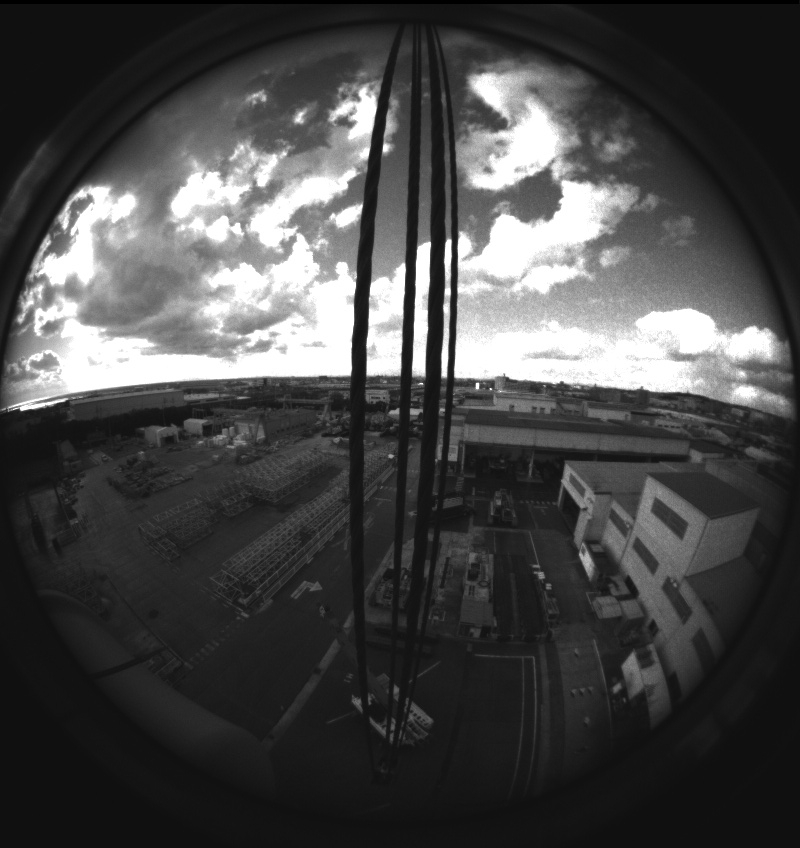
#> input picture sky_detection/sky_detector/sample/frame0020.jpg, 800 x 848 px
$ python sky_detector.py   (older library calls are emulated)
#> lines starting #> are read from the running program, lines starting #| are printed output that depends on the picture; after the words box and inside, x2 and y2 are one past the last pixel; in counts of white or black regions, pixels touching at a corner belong together
#> further down, img is the input picture: shape (848, 800, 3); min 0, max 255, mean 71.5
#| img.shape orignal (848, 800, 3)
import cv2
from matplotlib import pyplot as plt
import os
import cv2
from scipy.signal import medfilt
from scipy import ndimage
import numpy as np
from matplotlib import pyplot as plt


def cal_skyline(mask):
    h, w = mask.shape
    for i in range(w):
        raw = mask[:, i]
        after_median = medfilt(raw, 19)
        try:
            first_zero_index = np.where(after_median == 0)[0][0]
            first_one_index = np.where(after_median == 1)[0][0]
            if first_zero_index > 20:
                mask[first_one_index:first_zero_index, i] = 1
                mask[first_zero_index:, i] = 0
                mask[:first_one_index, i] = 0
        except:
            continue
    return mask


def get_sky_region_gradient(img):

    plt.figure(4)
    plt.subplot(2,3,1)
    plt.imshow(img)
    plt.title('1. Given Input Image')


    print("img.shape orignal", img.shape)
#| img.shape orignal (848, 800, 3)

    h, w, _ = img.shape
#> h = 848; w = 800

    img_gray = cv2.cvtColor(img, cv2.COLOR_BGR2GRAY)

    print("img.shape img_gray", img_gray.shape)
#| img.shape img_gray (848, 800)

    # img_gray = img

    plt.figure(4)
    plt.subplot(2,3,2)
    plt.imshow(img_gray)
    plt.title('2. Grayscale Image')

    img_gray = cv2.blur(img_gray, (9, 3))
    cv2.medianBlur(img_gray, 5)
    lap = cv2.Laplacian(img_gray, cv2.CV_8U)
    # gradient_mask = (lap < 6).astype(np.uint8)
    gradient_mask = (lap < 6).astype(np.uint8)
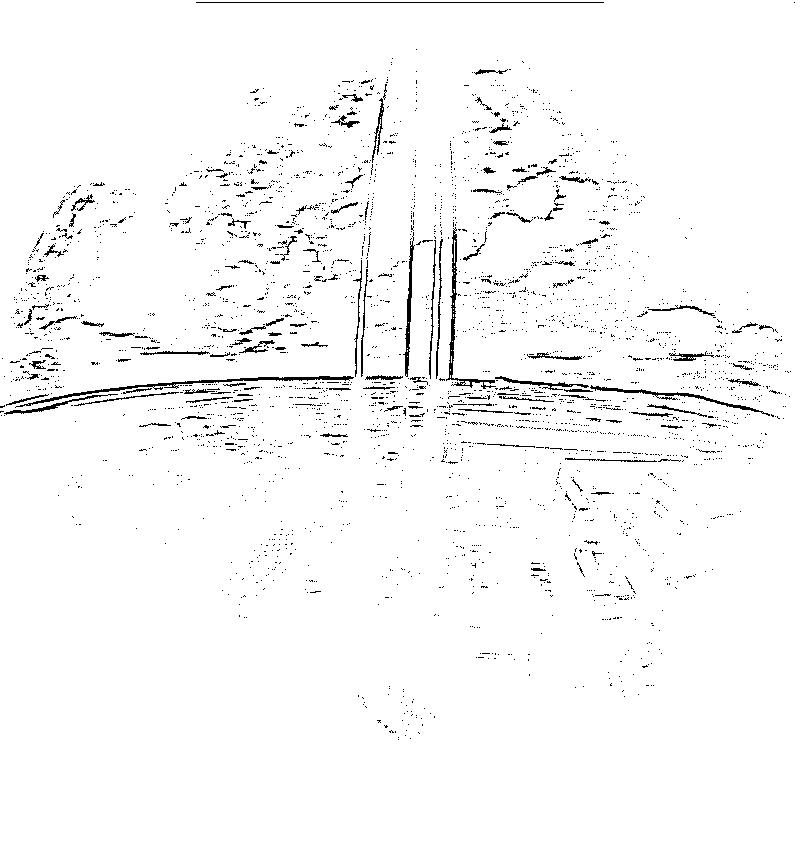
#> gradient_mask: shape (848, 800); values 0 (black) and 1 (white), 97.3% white; black in thin lines or dots, all inside (x1, y1, x2, y2) = (0, 2, 795, 740)

    plt.figure(4)
    plt.subplot(2,3,3)
    plt.imshow(gradient_mask)
    plt.title('3. Gradient Mask \n (Computed by median and blur filter and Laplacian)')

    kernel = cv2.getStructuringElement(cv2.MORPH_RECT, (9, 3))

    # [4 lines of commented-out code are left out]


    mask = cv2.morphologyEx(gradient_mask, cv2.MORPH_ERODE, kernel)
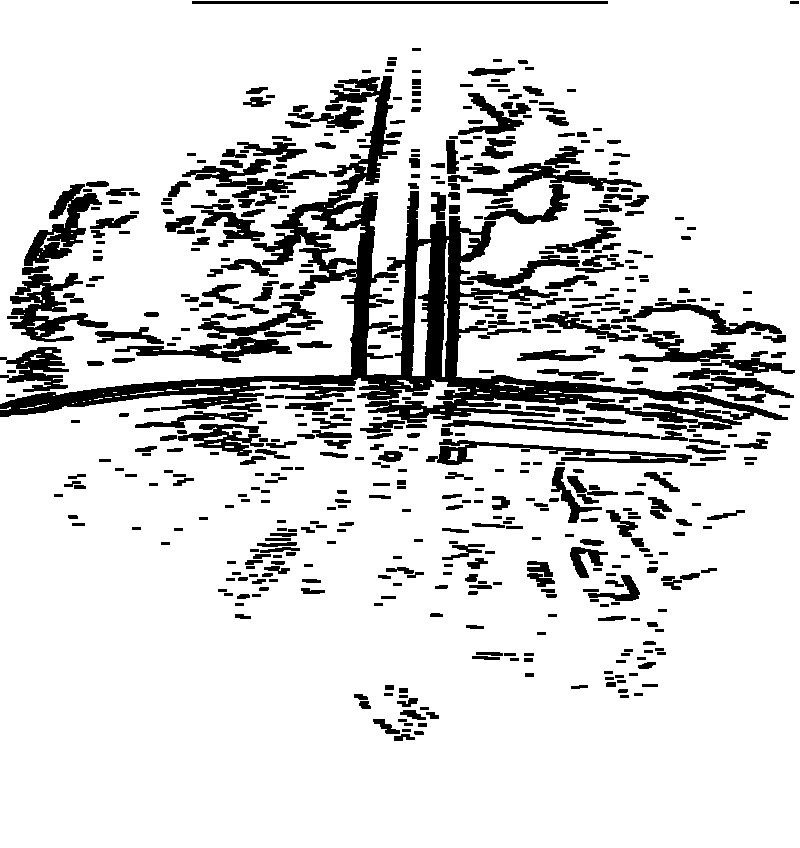
#> mask: shape (848, 800); values 0 (black) and 1 (white), 84.9% white; 552 black regions, largest, box (x1, y1, x2, y2) and area: (0, 76, 788, 430) 33724, (10, 273, 108, 342) 2738, (24, 184, 102, 266) 2383

    plt.figure(4)
    plt.subplot(2,3,4)
    plt.imshow(mask)
    plt.title('4. Eroded Mask \n (Computed by Morphological Erosion)')


    # plt.imshow(mask)
    # plt.show()
    mask = cal_skyline(mask)
#> the loop in cal_skyline, `for i in range(w):` made 800 passes
#> first_zero_index on passes 1 to 3: 405, 405, 404
#> after the loop in cal_skyline, `for i in range(w):`:
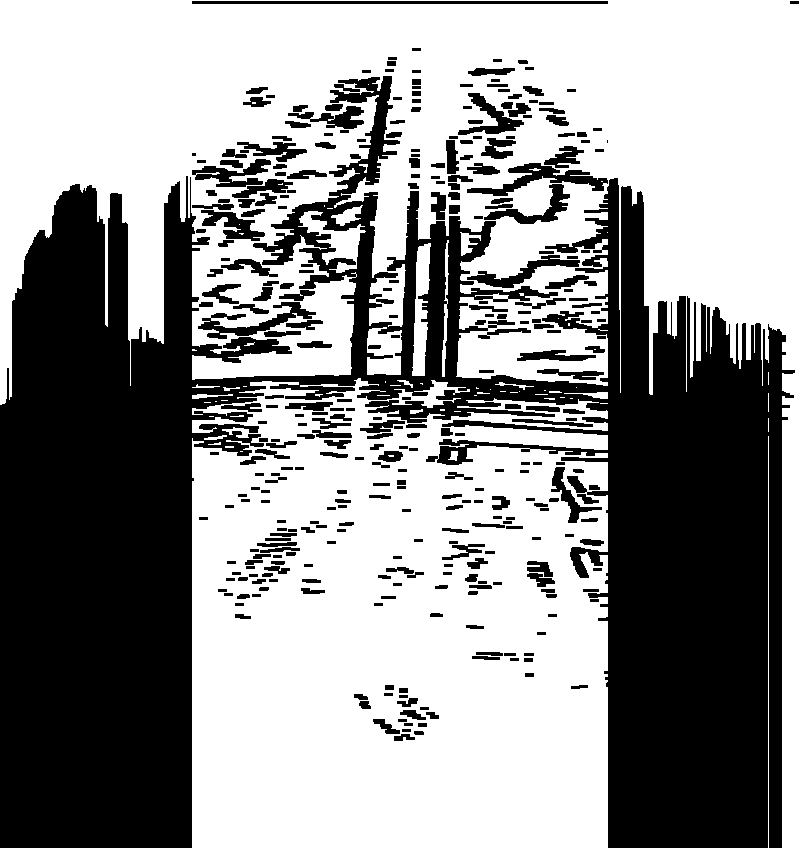
#> mask: shape (848, 800); values 0 (black) and 1 (white), 58.6% white; 348 black regions (2 under 20 px), largest, box (x1, y1, x2, y2) and area: (0, 76, 795, 848) 245391, (467, 163, 608, 196) 1515, (198, 302, 316, 339) 1280

    plt.figure(4)
    plt.subplot(2,3,5)
    plt.imshow(mask)
    plt.title('5. Mask after Skyline Detection')


    after_img = cv2.bitwise_and(img, img, mask=mask)
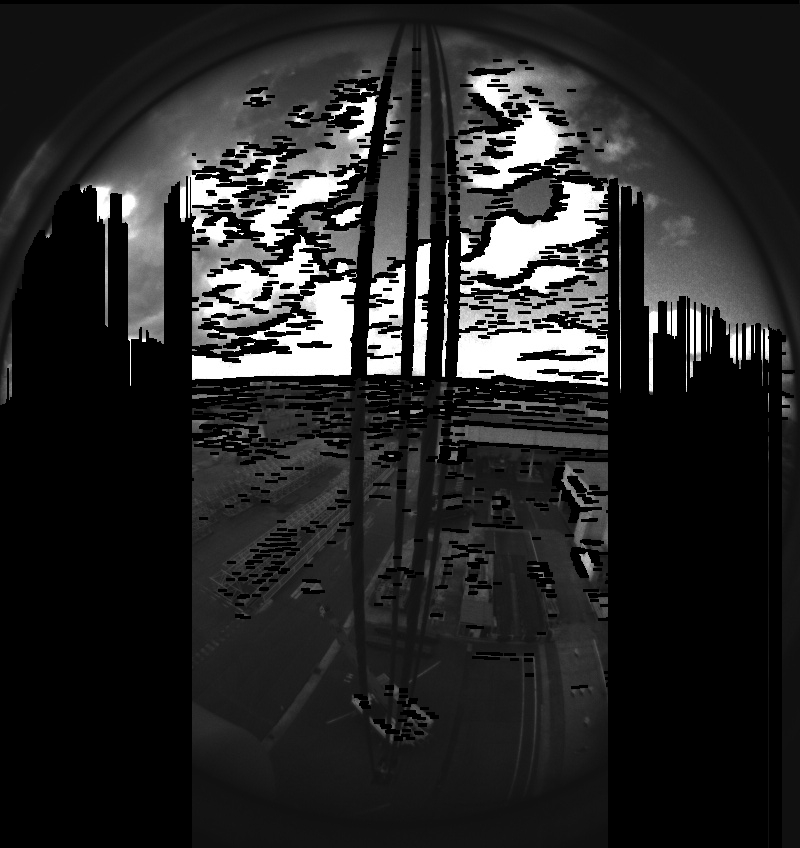
#> after_img: shape (848, 800, 3); min 0, max 255, mean 39.8

    plt.figure(4)
    plt.subplot(2,3,6)
    plt.imshow(after_img)
    plt.title('6. Final Image \n after Sky Region Extraction')


    return after_img

#


# img = cv2.imread("../sample/test.jpg")[:,:,::-1]
# img = cv2.imread("../sample/test2.png")[:,:,::-1]
img = cv2.imread("../sample/frame0020.jpg")[:,:,::-1]
# img = cv2.imread("../sample/frame0750.jpg")[:,:,::-1]


# img = cv2.imread("../sample/frame0750.jpg")
print("img.shape orignal", img.shape)
# [17 lines of commented-out code are left out]

img_sky = get_sky_region_gradient(img)
# [6 lines of commented-out code are left out]
plt.show()

$ run again, with sky_detection/sky_detector/sample/frame0750.jpg copied over sky_detection/sky_detector/sample/frame0020.jpg
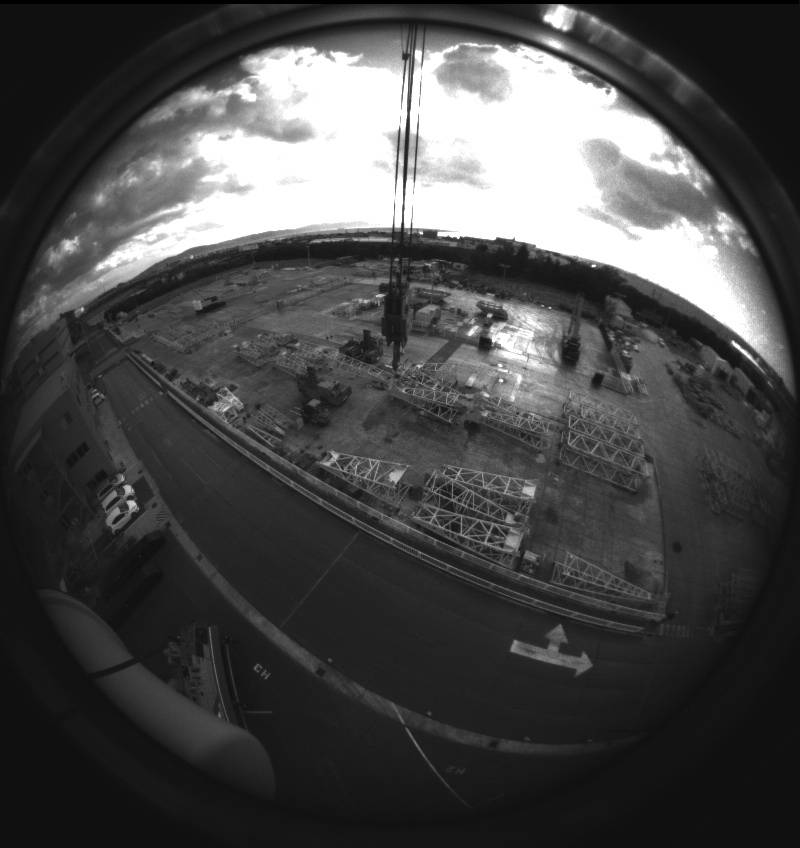
#> input picture sky_detection/sky_detector/sample/frame0750.jpg, 800 x 848 px
#> img is the input picture: shape (848, 800, 3); min 0, max 255, mean 73
#| img.shape orignal (848, 800, 3)
#| img.shape orignal (848, 800, 3)
#| img.shape img_gray (848, 800)
#> in get_sky_region_gradient, `gradient_mask = (lap < 6).astype(np.uint8)`:
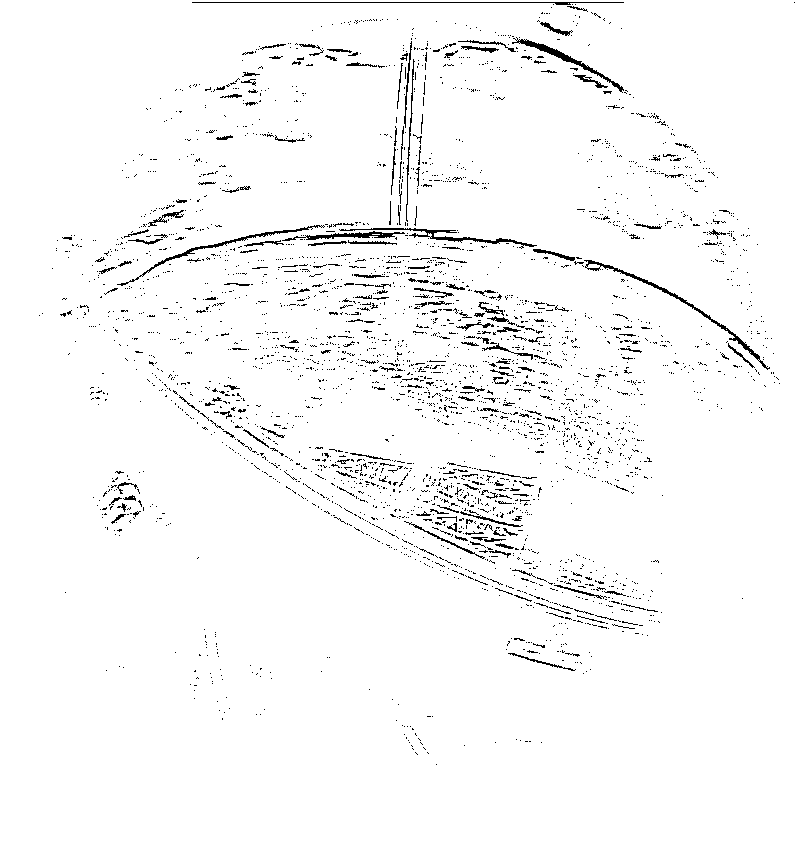
#> gradient_mask: shape (848, 800); values 0 (black) and 1 (white), 97.1% white; black in thin lines or dots, all inside (x1, y1, x2, y2) = (39, 2, 795, 765)
#> the loop in cal_skyline, `for i in range(w):` made 800 passes
#> first_zero_index on passes 59 to 61: 241, 241, 241
#> in get_sky_region_gradient, `after_img = cv2.bitwise_and(img, img, mask=mask)`:
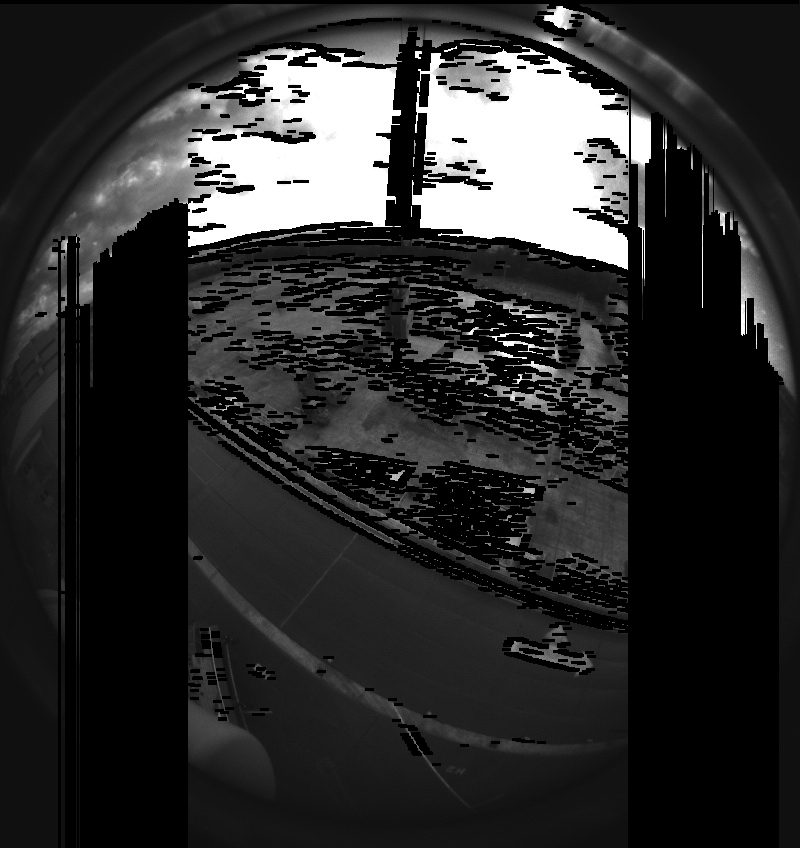
#> after_img: shape (848, 800, 3); min 0, max 255, mean 45.6

$ run again, with sky_detection/sky_detector/sample/test8.jpg copied over sky_detection/sky_detector/sample/frame0020.jpg
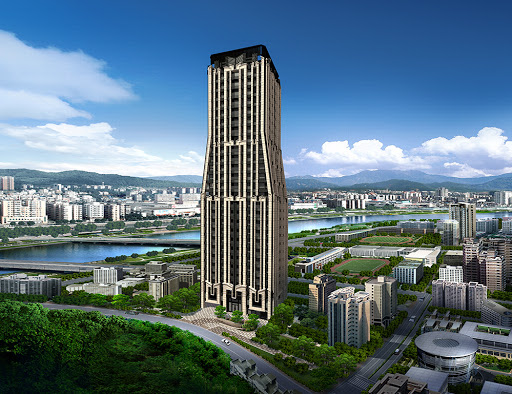
#> input picture sky_detection/sky_detector/sample/test8.jpg, 512 x 394 px
#| img.shape orignal (394, 512, 3)
#| img.shape orignal (394, 512, 3)
#| img.shape img_gray (394, 512)
#> gradient_mask: shape (394, 512); values 0 (black) and 1 (white), 83.6% white; black in thin lines or dots
#> the loop in cal_skyline, `for i in range(w):` made 512 passes
#> first_zero_index on passes 1 to 3: 170, 170, 170
#> after the loop in cal_skyline, `for i in range(w):`:
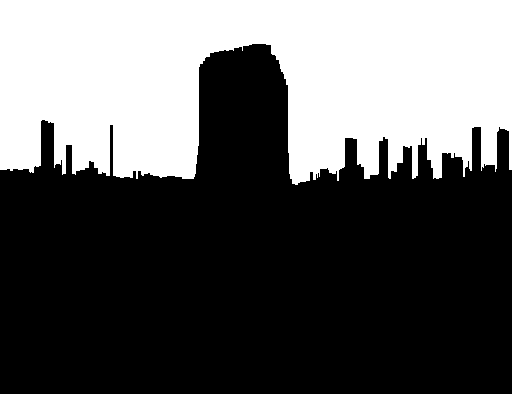
#> mask: shape (394, 512); values 0 (black) and 1 (white), 36.8% white; 1 white region, box (x1, y1, x2, y2) and area: (0, 0, 512, 185) 74278
#> in get_sky_region_gradient, `after_img = cv2.bitwise_and(img, img, mask=mask)`:
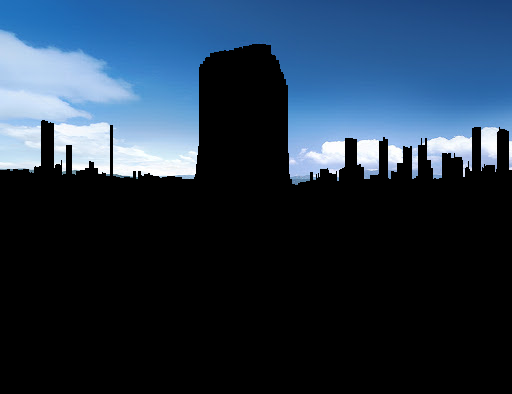
#> after_img: shape (394, 512, 3); mean R, G, B 35.3, 52.6, 71.4
